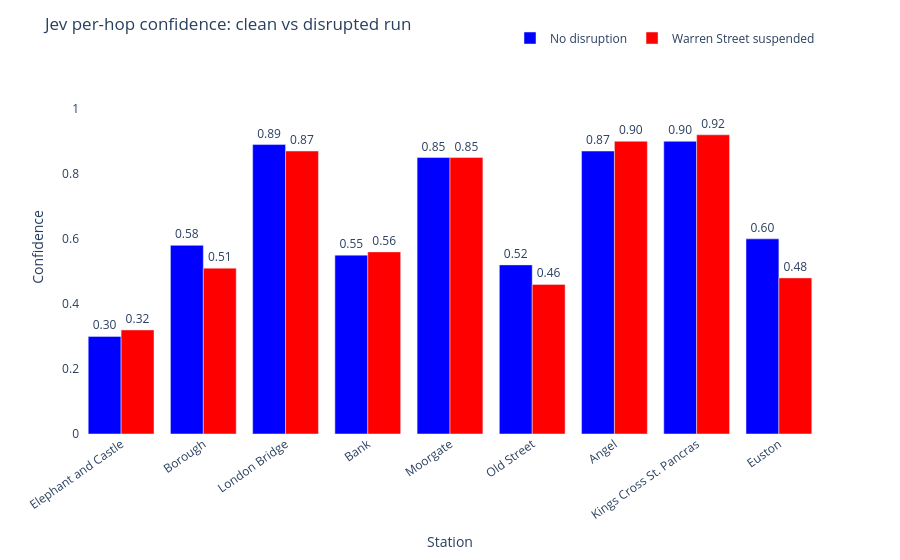

Write notebook code for a chart like this one.
### Markdown cell above
### Per-hop confidence: clean vs disrupted overlay

The two runs are nearly identical. The incident note had no measurable effect on Jev's confidence at any hop -- because the pathfinder had already committed to the Bank branch at Kennington, before Leicester Square was ever in the path.

### Code cell
stations_dis = disrupted_run["path"][1:]
confs_dis    = disrupted_run["confidences"]

fig2 = go.Figure()
fig2.add_trace(go.Bar(
    name="No disruption",
    x=stations_clean, y=confs_clean,
    marker_color="blue",
    text=[f"{c:.2f}" for c in confs_clean],
    textposition="outside",
))
fig2.add_trace(go.Bar(
    name="Warren Street suspended",
    x=stations_dis, y=confs_dis,
    marker_color="red",
    text=[f"{c:.2f}" for c in confs_dis],
    textposition="outside",
))
fig2.update_layout(
    title="Jev per-hop confidence: clean vs disrupted run",
    xaxis_title="Station",
    yaxis_title="Confidence",
    yaxis=dict(range=[0, 1.15]),
    barmode="group",
    plot_bgcolor="white",
    paper_bgcolor="white",
    font=dict(size=12),
    margin=dict(t=60, b=120),
    legend=dict(orientation="h", yanchor="bottom", y=1.02, xanchor="right", x=1),
)
fig2.update_xaxes(tickangle=-35)
fig2.show()

### Figure 1 — Plotly figure (JSON) as saved in the notebook; plotly's stock layout.template omitted (floating-point values rounded to 4 significant figures)
{"data": [{"marker": {"color": "blue"}, "name": "No disruption", "text": ["0.30", "0.58", "0.89", "0.55", "0.85", "0.52", "0.87", "0.90", "0.60"], "textposition": "outside", "type": "bar", "x": ["Elephant and Castle", "Borough", "London Bridge", "Bank", "Moorgate", "Old Street", "Angel", "Kings Cross St. Pancras", "Euston"], "y": [0.3, 0.58, 0.89, 0.55, 0.85, 0.52, 0.87, 0.9, 0.6]}, {"marker": {"color": "red"}, "name": "Warren Street suspended", "text": ["0.32", "0.51", "0.87", "0.56", "0.85", "0.46", "0.90", "0.92", "0.48"], "textposition": "outside", "type": "bar", "x": ["Elephant and Castle", "Borough", "London Bridge", "Bank", "Moorgate", "Old Street", "Angel", "Kings Cross St. Pancras", "Euston"], "y": [0.32, 0.51, 0.87, 0.56, 0.85, 0.46, 0.9, 0.92, 0.48]}], "layout": {"barmode": "group", "font": {"size": 12}, "legend": {"orientation": "h", "x": 1, "xanchor": "right", "y": 1.02, "yanchor": "bottom"}, "margin": {"b": 120, "t": 60}, "paper_bgcolor": "white", "plot_bgcolor": "white", "title": {"text": "Jev per-hop confidence: clean vs disrupted run"}, "xaxis": {"tickangle": -35, "title": {"text": "Station"}}, "yaxis": {"range": [0, 1.15], "title": {"text": "Confidence"}}}}
